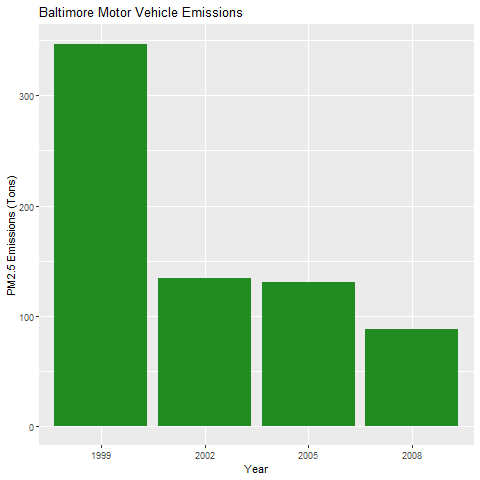

R code for this plot:
# A straightforward way to isolate vehicles is looking at "ON-ROAD" types
vehicles_baltimore <- subset(baltimore_data, type == "ON-ROAD")
veh_balt_emissions <- aggregate(Emissions ~ year, vehicles_baltimore, sum)

png("plot5.png", width = 480, height = 480)

g <- ggplot(veh_balt_emissions, aes(x = factor(year), y = Emissions)) +
  geom_bar(stat = "identity", fill = "forestgreen") +
  labs(x = "Year", y = "PM2.5 Emissions (Tons)", title = "Baltimore Motor Vehicle Emissions")

print(g)
dev.off()
